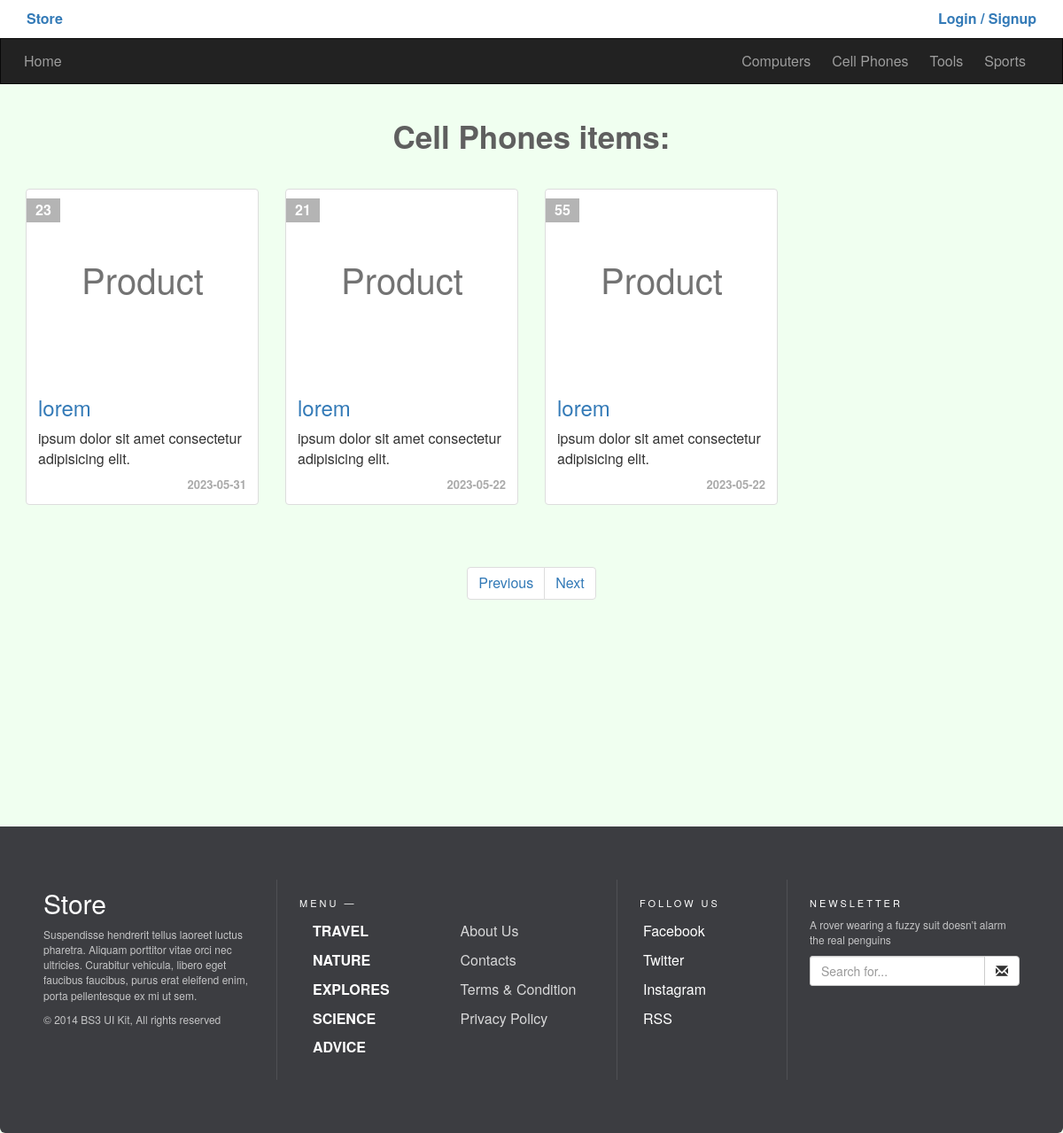
Page /categories.php?pageid=10 on the committed database.
### tables this page shows
CREATE TABLE `categories` (
  `ID` int(11) NOT NULL,
  `Name` varchar(255) NOT NULL,
  `Description` text NOT NULL,
  `parent` int(11) NOT NULL,
  `Ordering` int(11) DEFAULT NULL,
  `Visibility` tinyint(4) NOT NULL DEFAULT 0,
  `Allow_Comment` tinyint(4) NOT NULL DEFAULT 0,
  `Allow_Ads` tinyint(4) NOT NULL DEFAULT 0
);

CREATE TABLE `items` (
  `Item_ID` int(11) NOT NULL,
  `Name` varchar(255) NOT NULL,
  `Description` text NOT NULL,
  `Price` varchar(255) NOT NULL,
  `Add_Date` date NOT NULL,
  `Country_Made` varchar(255) NOT NULL,
  `Image` varchar(255) DEFAULT NULL,
  `Status` varchar(255) DEFAULT NULL,
  `Rating` smallint(6) DEFAULT NULL,
  `Approve` tinyint(4) NOT NULL DEFAULT 0,
  `Cat_ID` int(11) NOT NULL,
  `Member_ID` int(11) NOT NULL,
  `tags` varchar(255) DEFAULT NULL
);

### init.php (called while the page is built, shortened)
<?php
	include 'admin/connect.php';
	$tpl 	= 'includes/templates/';
	$func	= 'includes/functions/';
	$css 	= 'layout/css/';
	include $func . 'functions.php';
	include $tpl . 'header.php';

### includes/functions/functions.php (called while the page is built, shortened)
<?php
	function getAllFrom($field, $table, $where = NULL, $and = NULL, $orderfield="", $ordering = "DESC") {
		global $con;
		$getAll = $con->prepare("SELECT $field FROM $table $where $and ORDER BY $orderfield $ordering");
		$getAll->execute();
		$all = $getAll->fetchAll();
		return $all;
	}
		function getCatName($id) {
		global $con;
		$getStmt = $con->prepare("SELECT Name FROM categories WHERE ID = $id");
		$getStmt->execute();
		$rows = $getStmt->fetchAll();
		return $rows;
	}

### categories.php (the view, shortened to what this page needs)
<?php
	include 'init.php';
?>
		<?php
		if (isset($_GET['pageid']) && is_numeric($_GET['pageid'])) {
			$category_id = intval($_GET['pageid']);
			$cat_name = getCatName($category_id) ;
					$allItems = getAllFrom("*", "items", "where Cat_ID = {$category_id}", "AND Approve = 1", "Item_ID");
			if(isset($_GET['pageN']) && is_numeric($_GET['pageN']))
					{
					$pageN = intval($_GET['pageN']);
					}else{
					$pageN = 1;
				}
					$max = 6;
					$skip = ( $pageN  - 1 ) * $max;
					$max = $skip + $max;
					$data_count = count($allItems);
					if($data_count > 0){
									echo "
					<div class='container'>
						<h1 class='text-center'> {$cat_name[0][0]} items:</h1>
						<div class='row'>
					";
					while($skip < $max){
						if($skip == $data_count) break;
						echo '<div class="col-sm-6 col-md-3">';
							echo '<div class="thumbnail item-box">';
								echo '<span class="price-tag">' . $allItems[$skip]['Price'] . '</span>';
								echo '<img class="img-responsive" src="img.png" alt="" />';
								echo '<div class="caption">';
									echo '<h3><a href="items.php?itemid='. $allItems[$skip]['Item_ID'] .'">' . $allItems[$skip]['Name'] .'</a></h3>';
									echo '<p>' . $allItems[$skip]['Description'] . '</p>';
									echo '<div class="date">' . $allItems[$skip]['Add_Date'] . '</div>';
								echo '</div>';
							echo '</div>';
						echo '</div>';
						$skip++;
					}
					$prevN = ( $pageN > 1) ? ($pageN -1 ) : 1;
					$nextN = ( ( $pageN * 6 )+ 1 < $data_count) ? ($pageN + 1 ) : $pageN;
					echo '
							<div class="container " align="center">
									<ul id="pagination" class="pagination pagination-comp">
										<li id="prev"><a href="categories.php?pageid='.$category_id.'&pageN='. $prevN .'">Previous</a></li>';
					echo 			'<li id="next"><a href="categories.php?pageid='.$category_id.'&pageN='. $nextN .'">Next</a></li>
									</ul>
							</div>
							</div>
							</div>';
										include $tpl . 'footer.php';
					}else{
						echo '<div class="container" ><div class="m-item alert alert-info pagination-comp">No item to show!</div></div>';
					}
		}
	  else {
			echo '<div class="container" ><div class="m-item alert alert-danger">Not Found!</div></div>';
		}
		?>

### includes/templates/header.php (shortened to what this page needs)
<!DOCTYPE html>
<html>
	<head>
		<link rel="stylesheet" href="<?php echo $css ?>bootstrap.css" />
		<link rel="stylesheet" href="<?php echo $css ?>font-awesome.min.css" />
		<link rel="stylesheet" href="<?php echo $css ?>jquery-ui.css" />
		<link rel="stylesheet" href="<?php echo $css ?>jquery.selectBoxIt.css" />
		<link rel="stylesheet" href="<?php echo $css ?>front.css" />
	</head>
	<body>
	<div class="upper-bar">
		<div class="container">
			<a class="c-green" href="index.php">
				<b class="pull-left" ><?php if(isset($_SESSION["user"]))  echo "" ; else echo "Store"?></b>
			</a>
			<?php
				if (isset($_SESSION['user'])) { ?>
				<img class="my-image img-thumbnail img-circle" src="img.png" alt="" />
				<div class="btn-group my-info">
					<span class="btn btn-default dropdown-toggle" data-toggle="dropdown">
						<?php echo $sessionUser ?>
						<span class="caret"></span>
					</span>
					<ul class="dropdown-menu">
						<li><a href="profile.php">Profile</a></li>
						<li><a href="newad.php">New Item</a></li>
						<li><a href="profile.php#my-ads">My Items</a></li>
						<li><a href="logout.php">Logout</a></li>
					</ul>
				</div>
				<?php
				} else {
			?>
			<a class="c-green" href="login.php">
				<b class="pull-right">Login / Signup</b>
			</a>
			<?php } ?>
		</div>
	</div>
	<nav class="navbar navbar-inverse">
	  <div class="container">
	    <div class="navbar-header">
	      <a class="navbar-brand" href="index.php">Home</a>
	    </div>
	    <div class="collapse navbar-collapse" id="app-nav">
	      <ul class="nav navbar-nav navbar-right">
	      <?php
	      	$allCats = getAllFrom("*", "categories", "where parent = 0", "", "ID", "ASC");
			foreach ($allCats as $cat) {
				echo
				'<li>
					<a href="categories.php?pageid=' . $cat['ID'] . '">
						' . $cat['Name'] . '
					</a>
				</li>';
			}
	      ?>
	      </ul>
	    </div>
	  </div>
	</nav>

### includes/templates/footer.php (shortened to what this page needs)
<footer class="container-fluid footer-bs">
<div class="row">
			<div class="col-md-3 footer-brand animated fadeInLeft">
					<h2><a style="text-decoration:none;color:inherit" href="index.php">Store</a></h2>
						<p>Suspendisse hendrerit tellus laoreet luctus pharetra. Aliquam porttitor vitae orci nec ultricies. Curabitur vehicula, libero eget faucibus faucibus, purus erat eleifend enim, porta pellentesque ex mi ut sem.</p>
						<p>© 2014 BS3 UI Kit, All rights reserved</p>
				</div>
			<div class="col-md-4 footer-nav animated fadeInUp">
					<h4>Menu —</h4>
					<div class="col-md-6">
								<ul class="pages">
										<li><a href="#">Travel</a></li>
										<li><a href="#">Nature</a></li>
										<li><a href="#">Explores</a></li>
										<li><a href="#">Science</a></li>
										<li><a href="#">Advice</a></li>
								</ul>
						</div>
					<div class="col-md-6">
								<ul class="list">
										<li><a href="#">About Us</a></li>
										<li><a href="#">Contacts</a></li>
										<li><a href="#">Terms & Condition</a></li>
										<li><a href="#">Privacy Policy</a></li>
								</ul>
						</div>
				</div>
			<div class="col-md-2 footer-social animated fadeInDown">
					<h4>Follow Us</h4>
					<ul>
							<li><a href="#">Facebook</a></li>
							<li><a href="#">Twitter</a></li>
							<li><a href="#">Instagram</a></li>
							<li><a href="#">RSS</a></li>
						</ul>
				</div>
			<div class="col-md-3 footer-ns animated fadeInRight">
					<h4>Newsletter</h4>
						<p>A rover wearing a fuzzy suit doesn’t alarm the real penguins</p>
						<p>
								<div class="input-group">
									<input type="text" class="form-control" placeholder="Search for...">
									<span class="input-group-btn">
										<button class="btn btn-default" type="button"><span class="glyphicon glyphicon-envelope"></span></button>
									</span>
								</div>
							</p>
				</div>
		</div>
</footer>
	</body>
</html>

### layout/css/front.css (style rules this page uses)
body { background-color: rgb(240, 255, 240); font-size: 16px; }
.c-green { color: #337AB7; }
h1 { font-size: 35px; margin: 40px 0; font-weight: bold; color: rgb(95, 95, 95); }
.navbar { border-radius: 0; margin-bottom: 0; }
.nav > li > a, .navbar-brand { padding: 15px 12px; }
.navbar-brand { font-size: 1em; }
.form-control { position: relative; }
.upper-bar { padding: 10px; background-color: #FFF }
.item-box { position: relative; }
.item-box .price-tag { background-color: #B4B4B4; padding: 2px 10px; position: absolute; left: 0; top: 10px; font-weight: bold; color: #FFF; }
.item-box .caption p { height: 44px; max-height: 44px; }
.thumbnail .date { text-align: right; font-size: 13px; color: #AAA; font-weight: bold; }
.row { display: -ms-flexbox; display: flex; -ms-flex-wrap: wrap; flex-wrap: wrap; margin: 0 -16px; }
input[type=text] { width: 100%; margin-bottom: 20px; padding: 12px; border: 1px solid #ccc; border-radius: 3px; }
.footer-bs { background-color: #3c3d41; padding: 60px 40px; color: rgba(255, 255, 255, 1.00); margin-bottom: 0; border-bottom-right-radius: 6px; border-top-left-radius: 0px; border-bottom-left-radius: 6px; }
.footer-bs .footer-brand, .footer-bs .footer-nav, .footer-bs .footer-social, .footer-bs .footer-ns { padding: 10px 25px; }
.footer-bs .footer-nav, .footer-bs .footer-social, .footer-bs .footer-ns { border-color: transparent; }
.footer-bs .footer-brand h2 { margin: 0px 0px 10px; }
.footer-bs .footer-brand p { font-size: 12px; color: rgba(255, 255, 255, 0.70); }
.footer-bs .footer-nav ul.pages { list-style: none; padding: 0px; }
.footer-bs .footer-nav ul.pages li { padding: 5px 0px; }
.footer-bs .footer-nav ul.pages a { color: rgba(255, 255, 255, 1.00); font-weight: bold; text-transform: uppercase; }
.footer-bs .footer-nav h4 { font-size: 11px; text-transform: uppercase; letter-spacing: 3px; margin-bottom: 10px; }
.footer-bs .footer-nav ul.list { list-style: none; padding: 0px; }
.footer-bs .footer-nav ul.list li { padding: 5px 0px; }
.footer-bs .footer-nav ul.list a { color: rgba(255, 255, 255, 0.80); }
.footer-bs .footer-social ul { list-style: none; padding: 0px; }
.footer-bs .footer-social h4 { font-size: 11px; text-transform: uppercase; letter-spacing: 3px; }
.footer-bs .footer-social li { padding: 5px 4px; }
.footer-bs .footer-social a { color: rgba(255, 255, 255, 1.00); }
.footer-bs .footer-ns h4 { font-size: 11px; text-transform: uppercase; letter-spacing: 3px; margin-bottom: 10px; }
.footer-bs .footer-ns p { font-size: 12px; color: rgba(255, 255, 255, 0.70); }
@media (min-width: 768px) { .footer-bs .footer-nav, .footer-bs .footer-social, .footer-bs .footer-ns { border-left: solid 1px rgba(255, 255, 255, 0.10); } }
.pagination-comp { margin-top: 5rem; margin-bottom: 25rem; }

### rows in the picture
categories: Name "Computers"
categories: Name "Cell Phones"
categories: Name "Tools"
categories: Name "Sports"
items: Price "23", Name "lorem", Description "ipsum dolor sit amet consectetur adipisicing elit.", Add_Date "2023-05-31"
items: Price "21", Name "lorem", Description "ipsum dolor sit amet consectetur adipisicing elit.", Add_Date "2023-05-22"
items: Price "55", Name "lorem", Description "ipsum dolor sit amet consectetur adipisicing elit.", Add_Date "2023-05-22"
